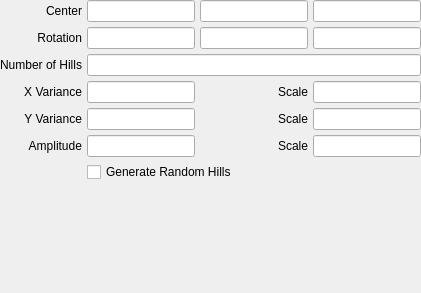
         <widget class="QWidget" name="random_hills">
          <layout class="QGridLayout" name="gridLayout_43">
           <property name="margin">
            <number>0</number>
           </property>
           <property name="spacing">
            <number>5</number>
           </property>
           <item row="3" column="3">
            <widget class="LineEdit" name="lineedit_random_hills_scale_x"/>
           </item>
           <item row="6" column="1" colspan="3">
            <widget class="QCheckBox" name="checkbox_random_hills_allow_random">
             <property name="text">
              <string>Generate Random Hills</string>
             </property>
            </widget>
           </item>
           <item row="1" column="0">
            <widget class="QLabel" name="label_97">
             <property name="text">
              <string>Rotation</string>
             </property>
             <property name="alignment">
              <set>Qt::AlignRight|Qt::AlignTrailing|Qt::AlignVCenter</set>
             </property>
            </widget>
           </item>
           <item row="2" column="1" colspan="3">
            <widget class="LineEdit" name="lineedit_random_hills_nhills"/>
           </item>
           <item row="0" column="2">
            <widget class="LineEdit" name="lineedit_random_hills_translation_y"/>
           </item>
           <item row="3" column="2">
            <widget class="QLabel" name="label_103">
             <property name="text">
              <string>Scale</string>
             </property>
             <property name="alignment">
              <set>Qt::AlignRight|Qt::AlignTrailing|Qt::AlignVCenter</set>
             </property>
            </widget>
           </item>
           <item row="0" column="1">
            <widget class="LineEdit" name="lineedit_random_hills_translation_x"/>
           </item>
           <item row="0" column="3">
            <widget class="LineEdit" name="lineedit_random_hills_translation_z"/>
           </item>
           <item row="0" column="0">
            <widget class="QLabel" name="label_98">
             <property name="text">
              <string>Center</string>
             </property>
             <property name="alignment">
              <set>Qt::AlignRight|Qt::AlignTrailing|Qt::AlignVCenter</set>
             </property>
            </widget>
           </item>
           <item row="1" column="1">
            <widget class="LineEdit" name="lineedit_random_hills_rotation_x"/>
           </item>
           <item row="1" column="2">
            <widget class="LineEdit" name="lineedit_random_hills_rotation_y"/>
           </item>
           <item row="7" column="1">
            <spacer name="verticalSpacer_36">
             <property name="orientation">
              <enum>Qt::Vertical</enum>
             </property>
             <property name="sizeHint" stdset="0">
              <size>
               <width>20</width>
               <height>111</height>
              </size>
             </property>
            </spacer>
           </item>
           <item row="4" column="0">
            <widget class="QLabel" name="label_101">
             <property name="text">
              <string>Y Variance</string>
             </property>
             <property name="alignment">
              <set>Qt::AlignRight|Qt::AlignTrailing|Qt::AlignVCenter</set>
             </property>
            </widget>
           </item>
           <item row="1" column="3">
            <widget class="LineEdit" name="lineedit_random_hills_rotation_z"/>
           </item>
           <item row="5" column="2">
            <widget class="QLabel" name="label_105">
             <property name="text">
              <string>Scale</string>
             </property>
             <property name="alignment">
              <set>Qt::AlignRight|Qt::AlignTrailing|Qt::AlignVCenter</set>
             </property>
            </widget>
           </item>
           <item row="5" column="1">
            <widget class="LineEdit" name="lineedit_random_hills_amplitude"/>
           </item>
           <item row="5" column="0">
            <widget class="QLabel" name="label_102">
             <property name="text">
              <string>Amplitude</string>
             </property>
             <property name="alignment">
              <set>Qt::AlignRight|Qt::AlignTrailing|Qt::AlignVCenter</set>
             </property>
            </widget>
           </item>
           <item row="3" column="0">
            <widget class="QLabel" name="label_100">
             <property name="text">
              <string>X Variance</string>
             </property>
             <property name="alignment">
              <set>Qt::AlignRight|Qt::AlignTrailing|Qt::AlignVCenter</set>
             </property>
            </widget>
           </item>
           <item row="4" column="2">
            <widget class="QLabel" name="label_104">
             <property name="text">
              <string>Scale</string>
             </property>
             <property name="alignment">
              <set>Qt::AlignRight|Qt::AlignTrailing|Qt::AlignVCenter</set>
             </property>
            </widget>
           </item>
           <item row="4" column="1">
            <widget class="LineEdit" name="lineedit_random_hills_variance_y"/>
           </item>
           <item row="4" column="3">
            <widget class="LineEdit" name="lineedit_random_hills_scale_y"/>
           </item>
           <item row="3" column="1">
            <widget class="LineEdit" name="lineedit_random_hills_variance_x"/>
           </item>
           <item row="2" column="0">
            <widget class="QLabel" name="label_99">
             <property name="text">
              <string>Number of Hills</string>
             </property>
             <property name="alignment">
              <set>Qt::AlignRight|Qt::AlignTrailing|Qt::AlignVCenter</set>
             </property>
            </widget>
           </item>
           <item row="5" column="3">
            <widget class="LineEdit" name="lineedit_random_hills_scale_amplitude"/>
           </item>
          </layout>
         </widget>
